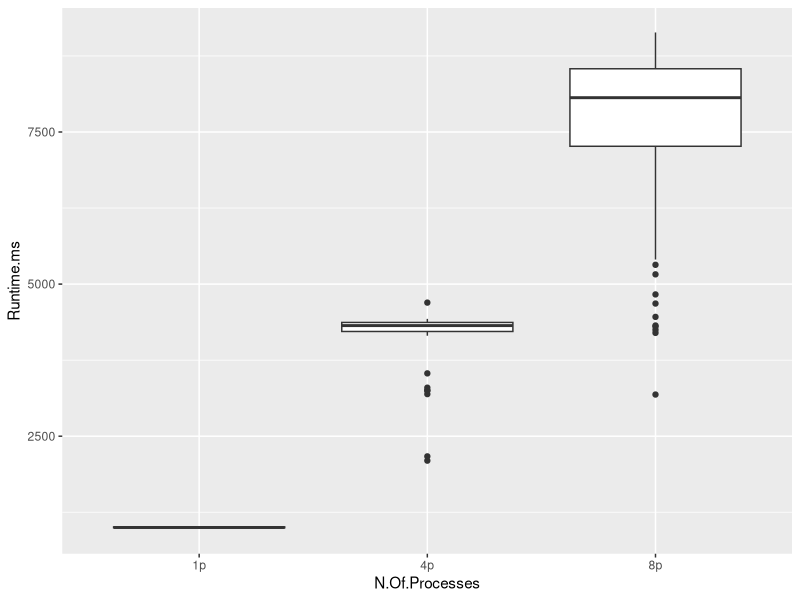
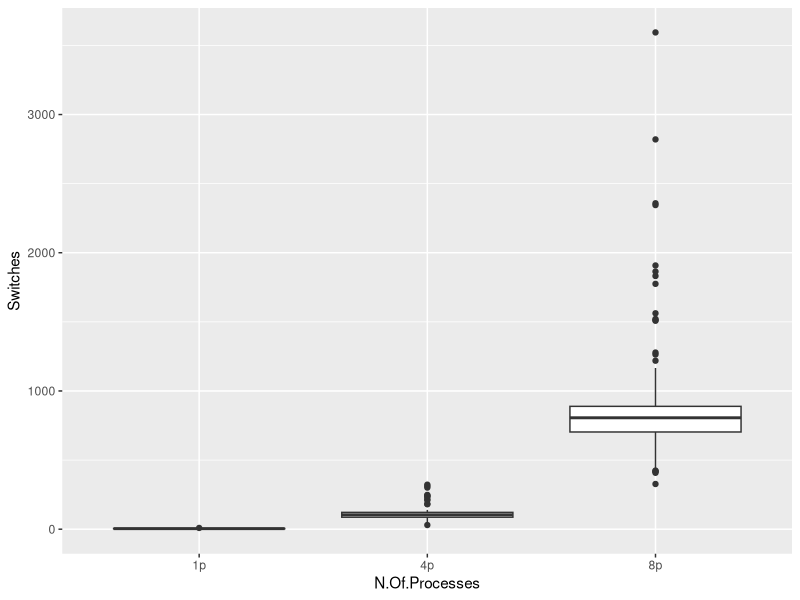
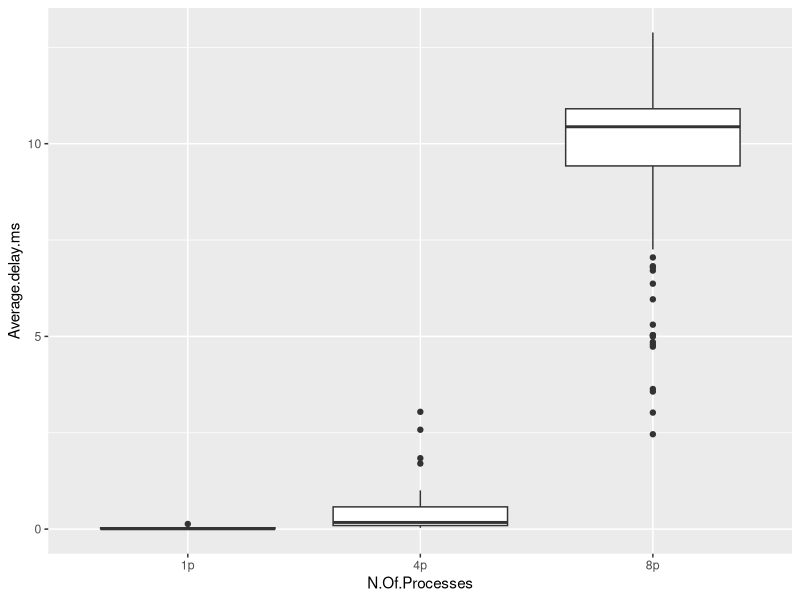
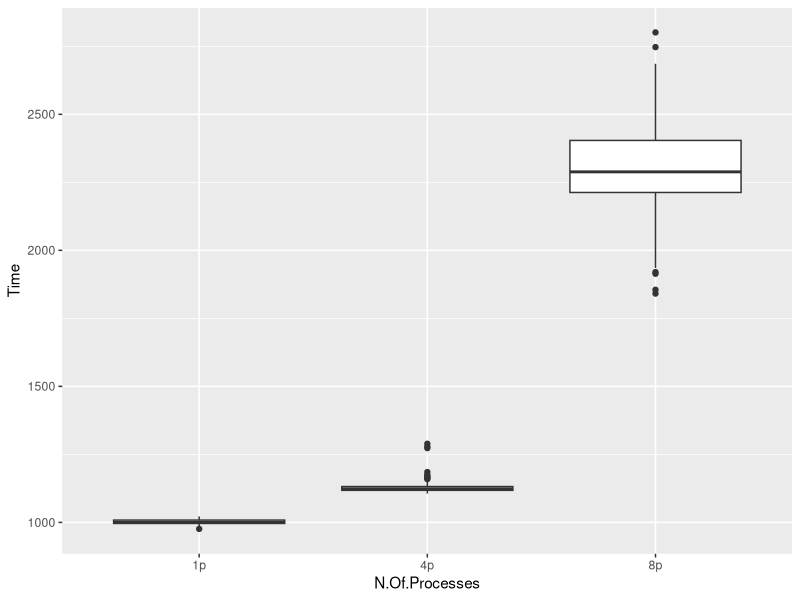

Reproduce these figures in R, in order.
library(ggplot2)

p<-read.table("plot_data.txt",header=T,sep="|")
str(p)
qplot(data=p,x=N.Of.Processes,y=Runtime.ms,geom="boxplot")
qplot(data=p,x=N.Of.Processes,y=Switches,geom="boxplot")
qplot(data=p,x=N.Of.Processes,y=Average.delay.ms,geom="boxplot")
qplot(data=p,x=N.Of.Processes,y=Time,geom="boxplot")
